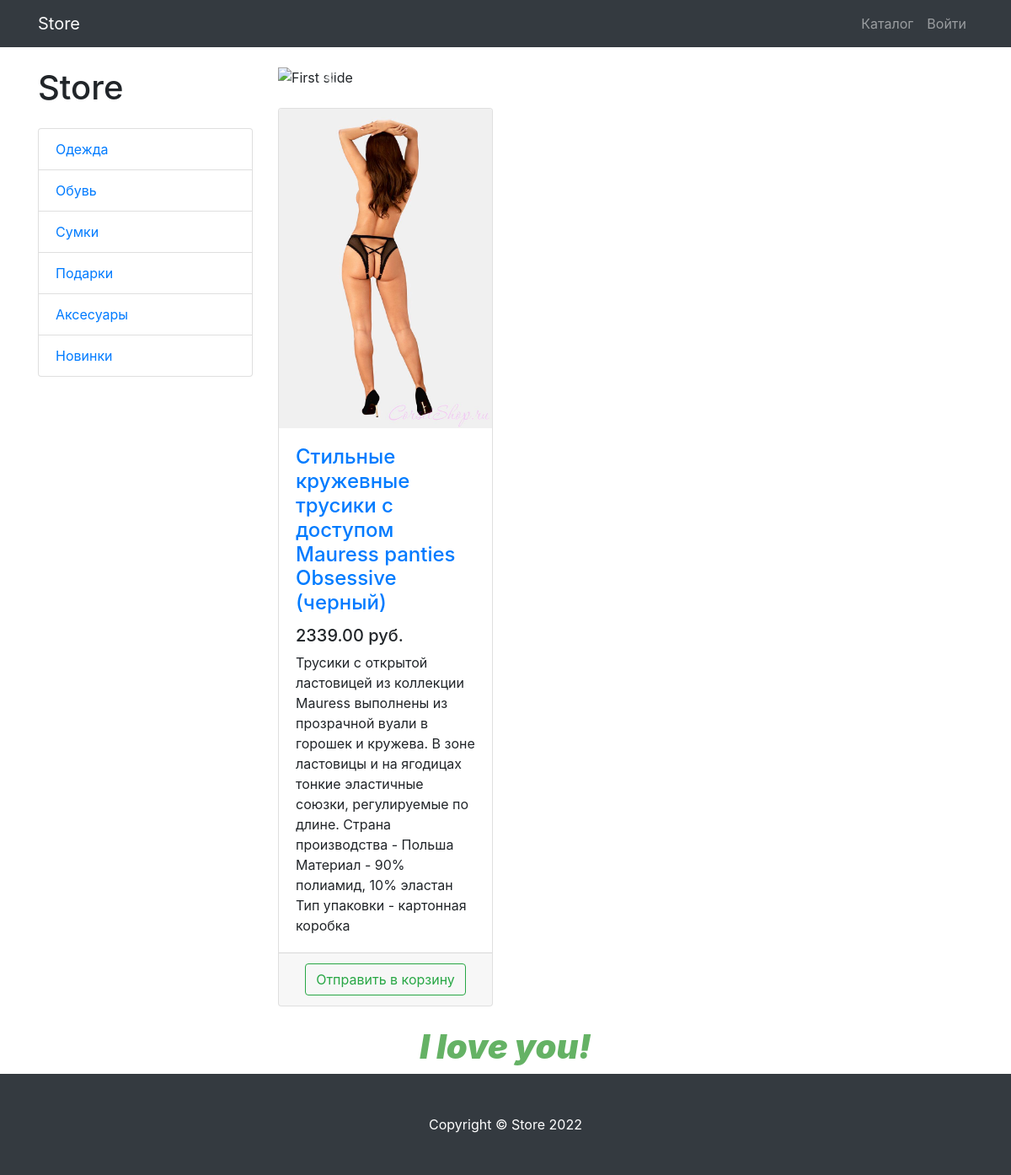
Screenshot of /products/category/5/ with the database file from the repository.
### products/models.py (models this page shows, shortened)
class ProductCategory(models.Model):
    name = models.CharField(max_length=128, unique=True)
    description = models.TextField(null=True, blank=True)
    class Meta:
        verbose_name = 'category'
        verbose_name_plural = 'categories'

class Product(models.Model):
    name = models.CharField(max_length=256)
    description = models.TextField()
    price = models.DecimalField(max_digits=10, decimal_places=2)
    quantity = models.PositiveIntegerField(default=0)
    image = models.ImageField(upload_to='products_images')
    category = models.ForeignKey(to=ProductCategory, on_delete=models.CASCADE)
    class Meta:
        verbose_name = 'product'
        verbose_name_plural = 'products'

### products/views.py (the view)
# urls.py: path('', ProductsListView.as_view(), name='index'),
class ProductsListView(ListView):
    model = Product
    template_name = 'products/products.html'
    paginate_by = 3
    def get_queryset(self):
        queryset = super(ProductsListView, self).get_queryset()
        category_id = self.kwargs.get('category_id')
        return queryset.filter(category_id=category_id) if category_id else queryset
    def get_context_data(self, *, object_list=None, **kwargs):
        context = super(ProductsListView, self).get_context_data()
        context['title'] = 'Store - Каталог'
        context['categories'] = ProductCategory.objects.all()
        return context

### products/templates/products/products.html (shortened to what this page needs)
{% extends 'products/base.html' %}
{% load  static %}
{% block css %}
     <link href="{% static 'vendor/css/products.css' %}" rel="stylesheet">
{% endblock %}
{% block fack %}
        <h4 class="center_prod"> <span class="secret_phrase">I love you!</span> </h4>
{% endblock %}
{% block content %}
    <div class="container">
        <div class="row">
            <div class="col-lg-3">
                <h1 class="my-4">Store</h1>
                <div class="list-group">
                    {% for category in categories %}
                        <a href="{% url 'products:category' category.id %}" class="list-group-item">
                            {{ category.name }}
                        </a>
                    {% endfor %}
                </div>
            </div>
            <div class="col-lg-9">
                <div id="carouselExampleIndicators" class="carousel slide my-4" data-ride="carousel">
                    <ol class="carousel-indicators">
                        <li data-target="#carouselExampleIndicators" data-slide-to="0" class="active"></li>
                        <li data-target="#carouselExampleIndicators" data-slide-to="1"></li>
                        <li data-target="#carouselExampleIndicators" data-slide-to="2"></li>
                    </ol>
                    <div class="carousel-inner" role="listbox">
                        <div class="carousel-item active">
                            <img class="d-block img-fluid" src="{% static 'vendor/img/slides/slide-1.jpg' %}" alt="First slide">
                        </div>
                    </div>
                    <a class="carousel-control-prev" href="#carouselExampleIndicators" role="button" data-slide="prev">
                        <span class="carousel-control-prev-icon" aria-hidden="true"></span>
                    </a>
                    <a class="carousel-control-next" href="#carouselExampleIndicators" role="button" data-slide="next">
                        <span class="carousel-control-next-icon" aria-hidden="true"></span>
                    </a>
                </div>
                <div class="row">
                    {% for product in object_list %}
                                    <div class="col-lg-4 col-md-6 mb-4">
                        <div class="card h-100">
                            <a href="#">
                                <img class="card-img-top"
                                     src="{{ product.image.url }}"
                                     alt="">
                            </a>
                            <div class="card-body">
                                <h4 class="card-title">
                                    <a href="#">{{ product.name }}</a>
                                </h4>
                                <h5>{{ product.price }} руб.</h5>
                                <p class="card-text">{{ product.description }}</p>
                            </div>
                            <div class="card-footer text-center">
                                <a class="btn btn-outline-success"
                                   href="{% url 'products:basket_add' product.id %}">
                                    Отправить в корзину
                                </a>
                            </div>
                        </div>
                    </div>
                    {% endfor %}
                 </div>
            </div>
        </div>
    </div>
{% endblock %}
{% block footer %}
    <footer class="py-5 bg-dark">
    <div class="container">
        <p class="m-0 text-center text-white">Copyright &copy; Store 2022</p>
    </div>
    </footer>
{% endblock %}

### rows the page displays
ProductCategory: name "Одежда"
ProductCategory: name "Обувь"
ProductCategory: name "Сумки"
ProductCategory: name "Подарки"
ProductCategory: name "Аксесуары"
ProductCategory: name "Новинки"
Product: image (picture), name "Стильные кружевные трусики с доступом Mauress panties Obsessive (черный)", price "2339.00", description "Трусики с открытой ластовицей из коллекции Mauress выполнены из прозрачной вуали в горошек и кружева. В зоне ластовицы и на ягодицах тонкие эластичные союзки, регулируемые по длине. Страна производства - Польша Материал - 90% полиамид, 10% эластан Тип упаковки - картонная коробка"
